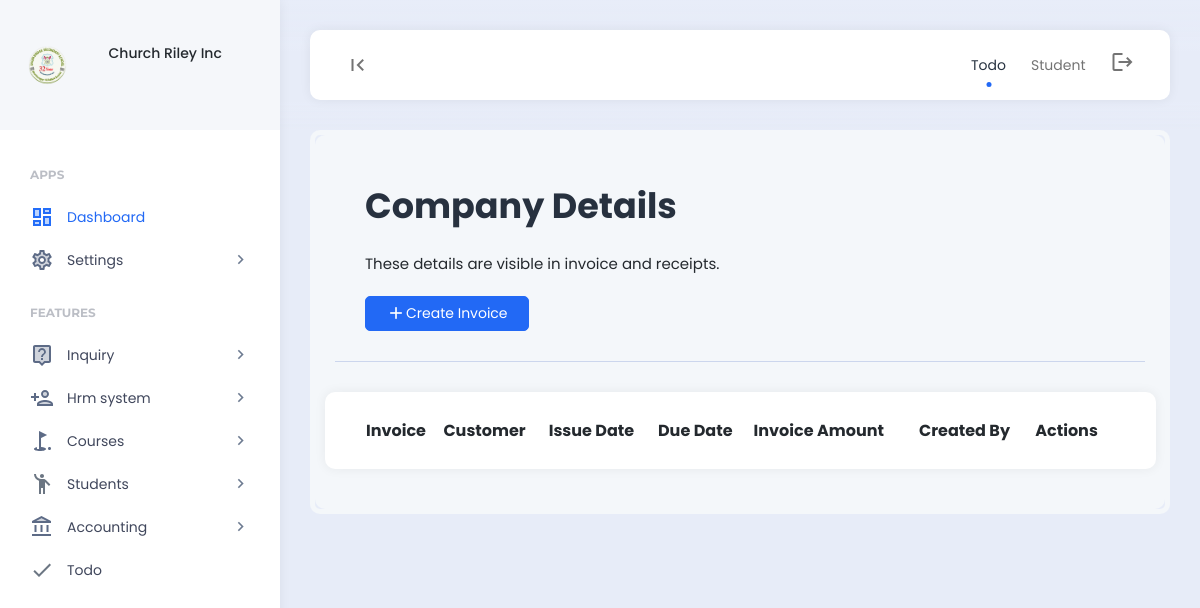
Page /invoice/ (signed in) on the earlier database version.
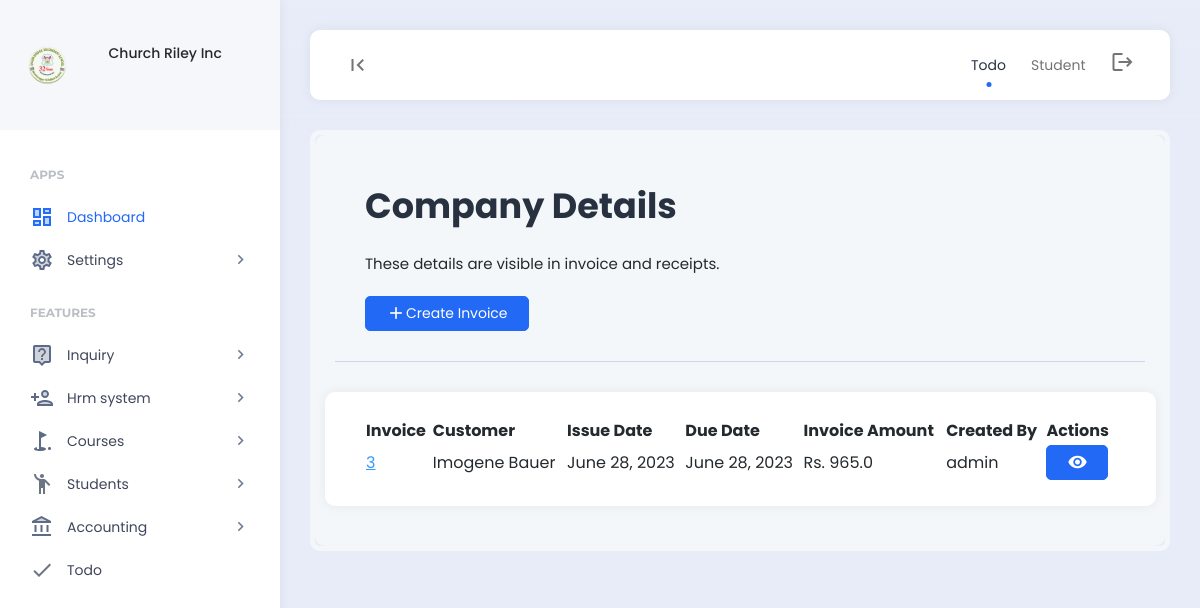
Same page on the later database version.
### finance/models.py (models this page shows, shortened)
class Invoice(models.Model):
    student = models.ForeignKey(Student, on_delete=models.SET_NULL, null = True)
    misc_name = models.CharField(max_length=255,null = True, blank = True)
    misc_amount = models.FloatField(null = True, blank = True)
    discount = models.FloatField(null = True, blank = True)
    remarks = models.CharField(max_length = 255, null = True, blank = True)
    created_by = models.CharField(max_length = 255, null = True, blank = True)
    due_date = models.DateField()
    invoice_amount = models.FloatField(null = True, blank = True)
    created = models.DateField(auto_now_add=True)
    class Meta:
        verbose_name_plural = "01. Invoices"

### student/models.py (models this page shows, shortened)
class Student(models.Model):
    user = models.OneToOneField(User, on_delete=models.CASCADE)
    address = models.CharField(max_length=255)
    contact = models.CharField(max_length=100)
    enrollment_type = models.ForeignKey(EnrollmentType, on_delete=models.SET_NULL, null=True, blank=True)
    source = models.ForeignKey(StudentSource, on_delete=models.SET_NULL, null=True, blank=True)
    stage = models.ForeignKey(StudentStage, on_delete=models.SET_NULL, null=True, blank=True)
    assigned_to = models.ManyToManyField(Employee)
    course = models.ManyToManyField(Course)
    log_status = models.BooleanField(default=True)
    active = models.BooleanField(default=True)
    date_modified = models.DateTimeField(auto_now=True)
    created = models.DateTimeField(auto_now_add=True)
    class Meta:
        verbose_name_plural = "02. Student"

### finance/views.py (the view)
# urls.py: path("invoice/", views.invoice, name="invoice"),
def invoice(request):
    if 'read_finance' in custom_data_views(request):
        invoices = Invoice.objects.all()
        context={
            'invoices':invoices
            }
        return render (request, 'finance/invoices.html',context)
    else:
        messages.info(request, "Unauthorized access.")
        return redirect('home')

### templates/finance/invoices.html
{% include 'header.html' %}
<div class="app-content">
    <div class="content-wrapper">
        <div class="example-container">
            <div class="example-content bg-light">
                <div class="page-description d-flex align-items-center">
                    <div class="page-description-content flex-grow-1">
                        <h1>Company Details</h1>
                        <span>These details are visible in invoice and receipts.</span>
                    </div>
                    <div class="page-description-actions">
                        {% if 'create_finance' in permissions %}
                        <a href="{% url 'create_invoice' %}" class="btn btn-primary"><i class="material-icons">add</i>Create Invoice</a>
						{% endif %}
                    </div>
                </div>
				<div class="row">
					<div class="card">
						<div class="card-body">
							<table id="datatable1" class="display" style="width:100%">
								<thead>
									<tr>
										<th>Invoice</th>
										<th>Customer</th>
										<th>Issue Date</th>
										<th>Due Date</th>
										<th>Invoice Amount</th>
										<th>Created By</th>
										<th>Actions</th>
									</tr>
								</thead>
								<tbody>
									{% for invoices in invoices %}
									<tr>
										<td><a href="#" class="table-link-text link-high-em">{{invoices.id}}</a></td>
										<td>{{ invoices.student.user.first_name|add:" " }}{{ invoices.student.user.last_name }}</td>
										<td>{{invoices.created}}</td>
										<td>{{invoices.created}}</td>
										<td>Rs. {{invoices.invoice_amount}}</td>
										<td>{{invoices.created_by}}</td>
										{% if 'read_finance' in permissions %}
										<td>
											<a  href="{% url 'view_invoice' id=invoices.id %}" class="btn btn-primary"><i class="material-icons">visibility</i></a>
										</td>
										{% else %}
										<td>---</td>
										{% endif %}
									</tr>
									{% endfor %}
								</tbody>
							</table>
						</div>
					</div>
				</div>
            </div>
        </div>
    </div>
</div>
{% include 'footer.html' %}

Differences in the rows shown:
added Invoice: id "3", student.user.first_name|add "Imogene", student.user.last_name "Bauer", created "June 28, 2023", invoice_amount "965.0", created_by "admin"
